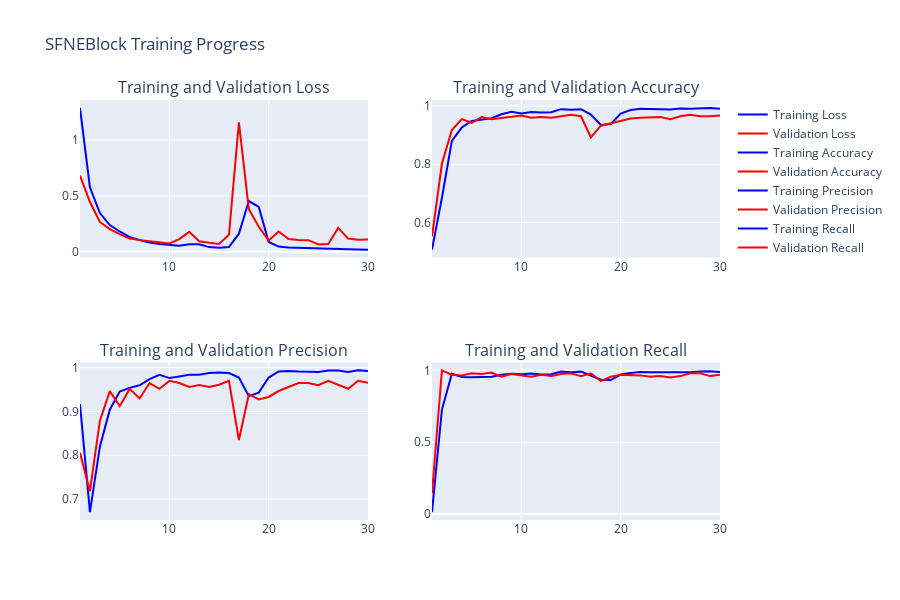

The code cell stored with this chart in its notebook:
### Code cell
# Visualize training progress using kerasfactory plotting utilities
print("📊 Creating training visualizations...")
fig = KerasFactoryPlotter.plot_training_history(
    history,
    metrics=['loss', 'accuracy', 'precision', 'recall'],
    title="SFNEBlock Training Progress",
    height=600,
)
fig.show()
print("✅ Training visualizations created successfully!")

### Figure 1 — Plotly figure (JSON) as saved in the notebook; plotly's stock layout.template omitted (floating-point values rounded to 4 significant figures)
{"data": [{"line": {"color": "blue"}, "mode": "lines", "name": "Training Loss", "type": "scatter", "x": [1, 2, 3, 4, 5, 6, 7, 8, 9, 10, 11, 12, 13, 14, 15, 16, 17, 18, 19, 20, 21, 22, 23, 24, 25, 26, 27, 28, 29, 30], "xaxis": "x", "y": [1.289, 0.5778, 0.3473, 0.239, 0.182, 0.1305, 0.1059, 0.08358, 0.06905, 0.064, 0.05445, 0.06677, 0.06694, 0.04186, 0.03574, 0.04267, 0.162, 0.4546, 0.4015, 0.08766, 0.04674, 0.03777, 0.03443, 0.03069, 0.03156, 0.02902, 0.0255, 0.02224, 0.02109, 0.0194], "yaxis": "y"}, {"line": {"color": "red"}, "mode": "lines", "name": "Validation Loss", "type": "scatter", "x": [1, 2, 3, 4, 5, 6, 7, 8, 9, 10, 11, 12, 13, 14, 15, 16, 17, 18, 19, 20, 21, 22, 23, 24, 25, 26, 27, 28, 29, 30], "xaxis": "x", "y": [0.6828, 0.4457, 0.2673, 0.2033, 0.1588, 0.1181, 0.1044, 0.09834, 0.08554, 0.07467, 0.1137, 0.1783, 0.09429, 0.08121, 0.0707, 0.1527, 1.159, 0.3812, 0.2238, 0.1015, 0.1824, 0.1148, 0.1054, 0.1039, 0.06554, 0.06983, 0.2138, 0.1183, 0.1077, 0.1091], "yaxis": "y"}, {"line": {"color": "blue"}, "mode": "lines", "name": "Training Accuracy", "type": "scatter", "x": [1, 2, 3, 4, 5, 6, 7, 8, 9, 10, 11, 12, 13, 14, 15, 16, 17, 18, 19, 20, 21, 22, 23, 24, 25, 26, 27, 28, 29, 30], "xaxis": "x2", "y": [0.5069, 0.685, 0.8806, 0.9262, 0.9488, 0.9544, 0.9581, 0.9719, 0.98, 0.9744, 0.9794, 0.9775, 0.9787, 0.9894, 0.9875, 0.9894, 0.9706, 0.935, 0.9381, 0.9744, 0.9862, 0.9906, 0.9887, 0.9887, 0.9881, 0.9912, 0.9906, 0.9912, 0.9937, 0.9906], "yaxis": "y2"}, {"line": {"color": "red"}, "mode": "lines", "name": "Validation Accuracy", "type": "scatter", "x": [1, 2, 3, 4, 5, 6, 7, 8, 9, 10, 11, 12, 13, 14, 15, 16, 17, 18, 19, 20, 21, 22, 23, 24, 25, 26, 27, 28, 29, 30], "xaxis": "x2", "y": [0.5525, 0.8025, 0.9175, 0.955, 0.9425, 0.9625, 0.955, 0.96, 0.9625, 0.9675, 0.96, 0.9625, 0.96, 0.965, 0.97, 0.965, 0.8925, 0.9325, 0.94, 0.95, 0.9575, 0.96, 0.96, 0.9625, 0.955, 0.965, 0.97, 0.965, 0.965, 0.9675], "yaxis": "y2"}, {"line": {"color": "blue"}, "mode": "lines", "name": "Training Precision", "type": "scatter", "x": [1, 2, 3, 4, 5, 6, 7, 8, 9, 10, 11, 12, 13, 14, 15, 16, 17, 18, 19, 20, 21, 22, 23, 24, 25, 26, 27, 28, 29, 30], "xaxis": "x3", "y": [0.9167, 0.6701, 0.8193, 0.9039, 0.9453, 0.9538, 0.9598, 0.9736, 0.9836, 0.9761, 0.9799, 0.9835, 0.9836, 0.9875, 0.9887, 0.9875, 0.9772, 0.9349, 0.943, 0.9773, 0.9912, 0.9925, 0.9912, 0.9912, 0.9899, 0.9937, 0.9937, 0.99, 0.9937, 0.9925], "yaxis": "y3"}, {"line": {"color": "red"}, "mode": "lines", "name": "Validation Precision", "type": "scatter", "x": [1, 2, 3, 4, 5, 6, 7, 8, 9, 10, 11, 12, 13, 14, 15, 16, 17, 18, 19, 20, 21, 22, 23, 24, 25, 26, 27, 28, 29, 30], "xaxis": "x3", "y": [0.8056, 0.7179, 0.8784, 0.9463, 0.912, 0.9515, 0.9296, 0.9648, 0.9515, 0.97, 0.9648, 0.9559, 0.9602, 0.9561, 0.961, 0.9698, 0.8347, 0.9394, 0.9275, 0.933, 0.9466, 0.9557, 0.9648, 0.965, 0.9598, 0.9698, 0.961, 0.9517, 0.9698, 0.9653], "yaxis": "y3"}, {"line": {"color": "blue"}, "mode": "lines", "name": "Training Recall", "type": "scatter", "x": [1, 2, 3, 4, 5, 6, 7, 8, 9, 10, 11, 12, 13, 14, 15, 16, 17, 18, 19, 20, 21, 22, 23, 24, 25, 26, 27, 28, 29, 30], "xaxis": "x4", "y": [0.01377, 0.7272, 0.9762, 0.9537, 0.9524, 0.9549, 0.9562, 0.97, 0.9762, 0.9725, 0.9787, 0.9712, 0.9737, 0.9912, 0.9862, 0.9912, 0.9637, 0.9349, 0.9324, 0.9712, 0.9812, 0.9887, 0.9862, 0.9862, 0.9862, 0.9887, 0.9875, 0.9925, 0.9937, 0.9887], "yaxis": "y4"}, {"line": {"color": "red"}, "mode": "lines", "name": "Validation Recall", "type": "scatter", "x": [1, 2, 3, 4, 5, 6, 7, 8, 9, 10, 11, 12, 13, 14, 15, 16, 17, 18, 19, 20, 21, 22, 23, 24, 25, 26, 27, 28, 29, 30], "xaxis": "x4", "y": [0.1443, 1, 0.9701, 0.9652, 0.9801, 0.9751, 0.9851, 0.9552, 0.9751, 0.9652, 0.9552, 0.9701, 0.9602, 0.9751, 0.9801, 0.9602, 0.9801, 0.9254, 0.9552, 0.9701, 0.9701, 0.9652, 0.9552, 0.9602, 0.9502, 0.9602, 0.9801, 0.9801, 0.9602, 0.9701], "yaxis": "y4"}], "layout": {"annotations": [{"font": {"size": 16}, "showarrow": false, "text": "Training and Validation Loss", "x": 0.225, "xanchor": "center", "xref": "paper", "y": 1, "yanchor": "bottom", "yref": "paper"}, {"font": {"size": 16}, "showarrow": false, "text": "Training and Validation Accuracy", "x": 0.775, "xanchor": "center", "xref": "paper", "y": 1, "yanchor": "bottom", "yref": "paper"}, {"font": {"size": 16}, "showarrow": false, "text": "Training and Validation Precision", "x": 0.225, "xanchor": "center", "xref": "paper", "y": 0.375, "yanchor": "bottom", "yref": "paper"}, {"font": {"size": 16}, "showarrow": false, "text": "Training and Validation Recall", "x": 0.775, "xanchor": "center", "xref": "paper", "y": 0.375, "yanchor": "bottom", "yref": "paper"}], "height": 600, "showlegend": true, "title": {"text": "SFNEBlock Training Progress"}, "xaxis": {"anchor": "y", "domain": [0, 0.45]}, "xaxis2": {"anchor": "y2", "domain": [0.55, 1]}, "xaxis3": {"anchor": "y3", "domain": [0, 0.45]}, "xaxis4": {"anchor": "y4", "domain": [0.55, 1]}, "yaxis": {"anchor": "x", "domain": [0.625, 1]}, "yaxis2": {"anchor": "x2", "domain": [0.625, 1]}, "yaxis3": {"anchor": "x3", "domain": [0, 0.375]}, "yaxis4": {"anchor": "x4", "domain": [0, 0.375]}}}
